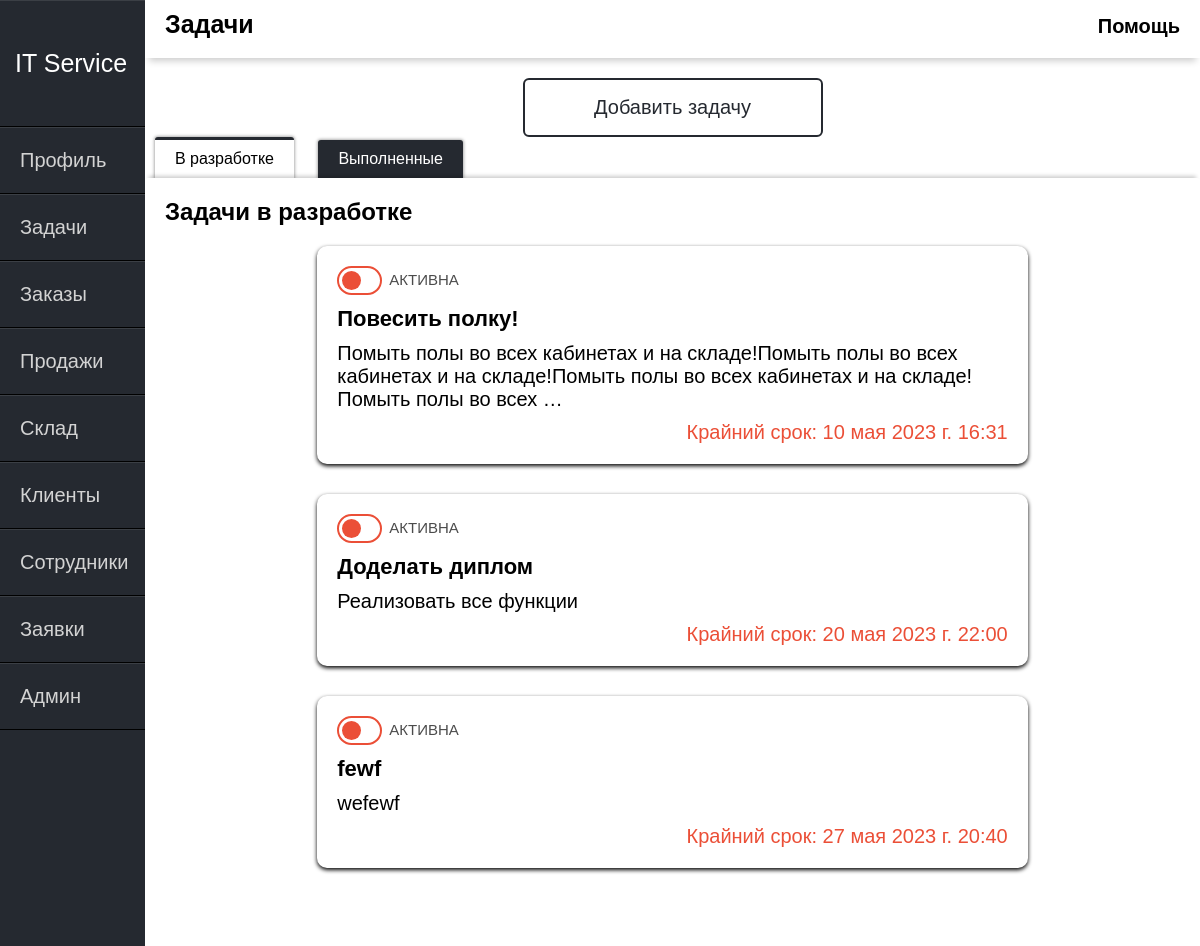
/tasks/ (signed in), run on an earlier commit of the app's database.
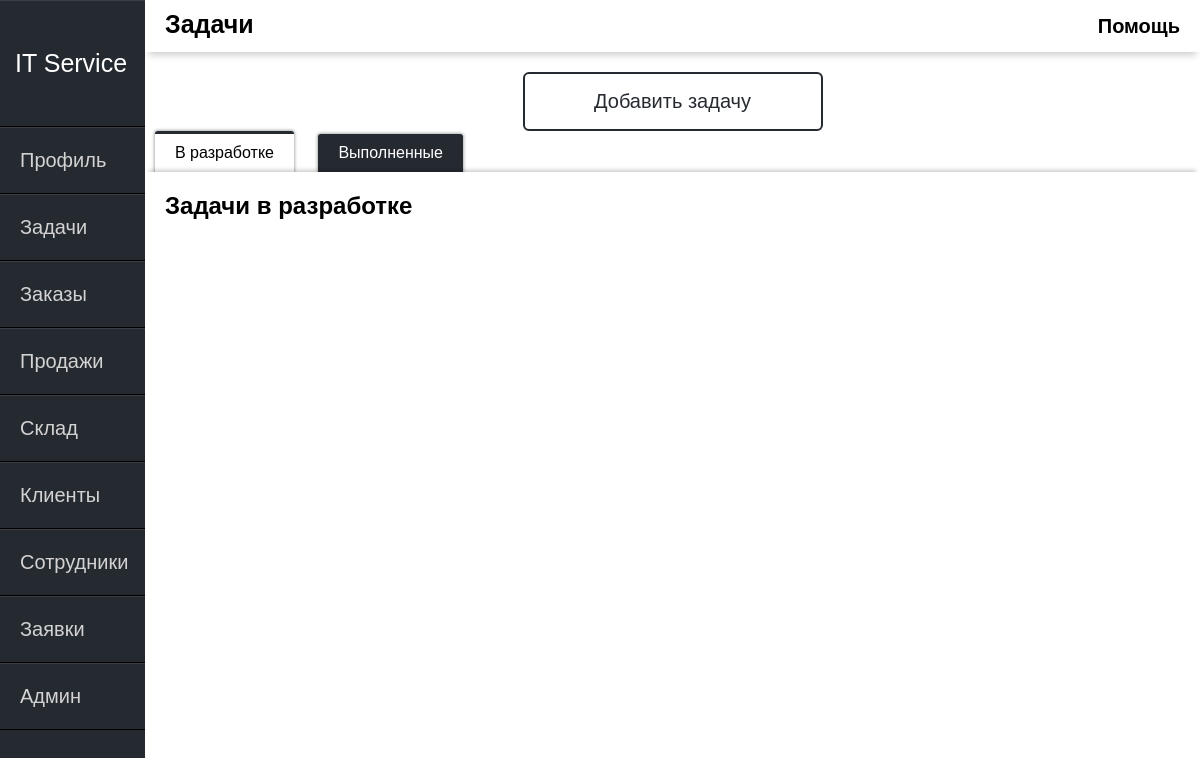
And on a later commit of the database.
### itservice/models.py (models this page shows, shortened)
class tasks(models.Model):
    task_name = models.CharField(max_length=50, verbose_name="Название задачи")
    task_description = models.CharField(max_length=1000, verbose_name="Описание задачи")
    task_time = models.DateTimeField(default=datetime.now, verbose_name="Крайний срок")
    task_active = models.BooleanField(default=True, verbose_name="Активна")
    class Meta:
        verbose_name = "Задачи"
        verbose_name_plural = "Задачи"

### itservice/views.py (the view)
# urls.py: path('tasks/', views.Tasks, name="tasks"),
def Tasks(request):
    if request.method == 'POST':
        form = AddTaskFrom(request.POST)
        if form.is_valid():
            form.save()
            return redirect('tasks')
    else:
        form = AddTaskFrom()
    task = tasks.objects.all()
    return render(request, 'itservice/tasks.html', {'task': task, 'form': form})

### itservice/templates/itservice/tasks.html (shortened to what this page needs)
{% extends 'itservice/main.html' %}
{% block content %}
<div class="header-name">
    Задачи
</div>
 <div class="help">
    <span class="tooltip" data-title="Это окно активных задач коллектива.
Назначайте задачи членам вашей команды или себе, чтобы все сделать вовремя.">Помощь</span>
 </div>
{% endblock %}
{% block content1 %}
<div class="main-window">
    {% if user.user_role == 'Администратор' or user.user_role == 'Менеджер' %}
  <button class="btn" id="open">Добавить задачу</button>
  {% else %}
  <div class="order_"></div>
  {%endif%}
    <div class="warpper">
        <div class="tabs">
            <label class="tab" id="one-tab" for="one">В разработке</label>
            <label class="tab" id="two-tab" for="two">Выполненные</label>
        </div>
        <div class="panels">
            <div class="panel" id="one-panel">
                <div class="panel-title">Задачи в разработке</div>
                {% for p in task%}
                 {% if p.task_active == 1 %}
                <div class="tasks">
                    <div>
                        <label class="toggler-wrapper ">
                            <div class="toggler-slider">
                                <div class="toggler-knob"></div>
                            </div>
                        </label>
                    </div>
                    <li class="task-inf">
                        <h1>{{p.task_name}}</h1>
                        <p class="desc">{{p.task_description|linebreaks|truncatewords:25}}</p>
                        <p class="time">Крайний срок: {{p.task_time}}</p>
                    </li>
                </div>
                {% endif %}
                {% endfor %}
            </div>
        </div>
    </div>
</div>
{% endblock %}

What changed in the data, as far as the page shows it:
no longer on this page (row edited): tasks: task_name "Повесить полку!", task_description "Помыть полы во всех кабинетах и на складе!Помыть полы во всех кабинетах и на складе!Помыть полы во всех кабинетах и на складе!Помыть полы во всех …", task_time "10 мая 2023 г. 16:31"
removed tasks: task_name "Доделать диплом", task_description "Реализовать все функции", task_time "20 мая 2023 г. 22:00"
removed tasks: task_name "fewf", task_description "wefewf", task_time "27 мая 2023 г. 20:40"
